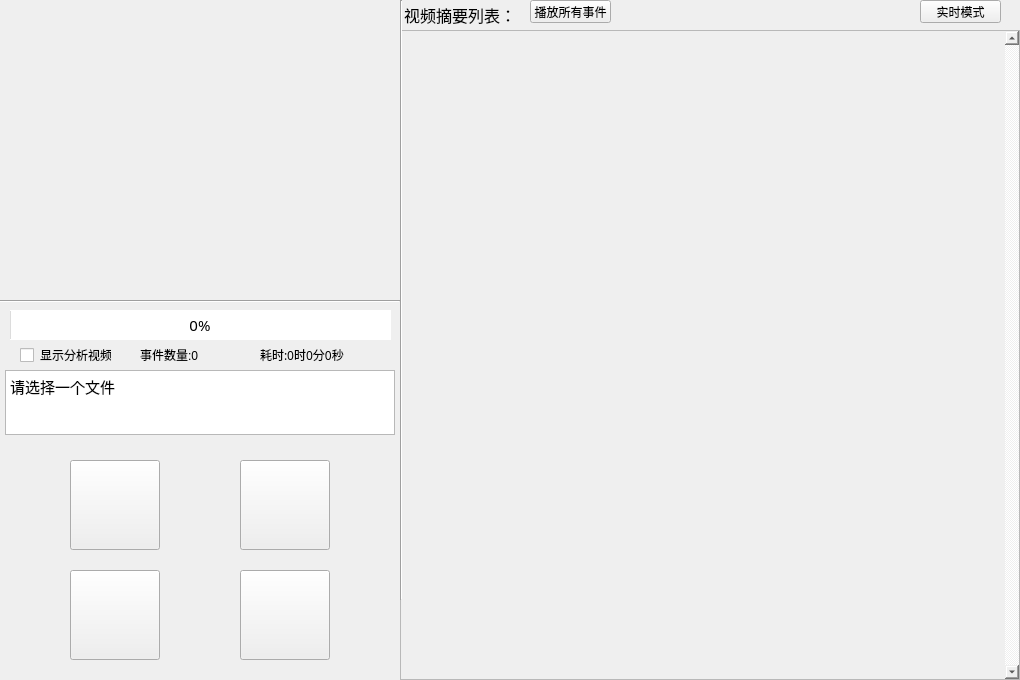
<?xml version="1.0" encoding="UTF-8"?>
<ui version="4.0">
 <class>VideoAbstract_QTverClass</class>
 <widget class="QWidget" name="VideoAbstract_QTverClass">
  <property name="geometry">
   <rect>
    <x>0</x>
    <y>0</y>
    <width>1020</width>
    <height>680</height>
   </rect>
  </property>
  <property name="minimumSize">
   <size>
    <width>900</width>
    <height>600</height>
   </size>
  </property>
  <property name="windowTitle">
   <string>智能视频摘要软件</string>
  </property>
  <property name="windowIcon">
   <iconset resource="mainwindow.qrc">
    <normaloff>:/MainWindow/Resources/windowIcon.png</normaloff>:/MainWindow/Resources/windowIcon.png</iconset>
  </property>
  <property name="styleSheet">
   <string notr="true">border-color: rgb(255, 19, 125);</string>
  </property>
  <widget class="QWidget" name="left_widget_down" native="true">
   <property name="geometry">
    <rect>
     <x>0</x>
     <y>300</y>
     <width>400</width>
     <height>380</height>
    </rect>
   </property>
   <property name="font">
    <font>
     <family>宋体</family>
     <pointsize>11</pointsize>
    </font>
   </property>
   <property name="styleSheet">
    <string notr="true">border-color: rgb(158, 151, 255);</string>
   </property>
   <widget class="QPushButton" name="open_file_button">
    <property name="geometry">
     <rect>
      <x>70</x>
      <y>160</y>
      <width>90</width>
      <height>90</height>
     </rect>
    </property>
    <property name="toolTip">
     <string>打开视频</string>
    </property>
    <property name="text">
     <string/>
    </property>
    <property name="icon">
     <iconset resource="mainwindow.qrc">
      <normaloff>:/MainWindow/Resources/openvideo.png</normaloff>:/MainWindow/Resources/openvideo.png</iconset>
    </property>
    <property name="iconSize">
     <size>
      <width>75</width>
      <height>75</height>
     </size>
    </property>
   </widget>
   <widget class="QPushButton" name="setting_button">
    <property name="geometry">
     <rect>
      <x>240</x>
      <y>270</y>
      <width>90</width>
      <height>90</height>
     </rect>
    </property>
    <property name="toolTip">
     <string>参数设置</string>
    </property>
    <property name="text">
     <string/>
    </property>
    <property name="icon">
     <iconset resource="mainwindow.qrc">
      <normaloff>:/MainWindow/Resources/setting.png</normaloff>:/MainWindow/Resources/setting.png</iconset>
    </property>
    <property name="iconSize">
     <size>
      <width>75</width>
      <height>75</height>
     </size>
    </property>
   </widget>
   <widget class="QPushButton" name="analysis_button">
    <property name="geometry">
     <rect>
      <x>240</x>
      <y>160</y>
      <width>90</width>
      <height>90</height>
     </rect>
    </property>
    <property name="toolTip">
     <string>开始分析</string>
    </property>
    <property name="styleSheet">
     <string notr="true">border-color: rgb(255, 0, 0);</string>
    </property>
    <property name="text">
     <string/>
    </property>
    <property name="icon">
     <iconset resource="mainwindow.qrc">
      <normaloff>:/MainWindow/Resources/startanalyze.png</normaloff>:/MainWindow/Resources/startanalyze.png</iconset>
    </property>
    <property name="iconSize">
     <size>
      <width>75</width>
      <height>75</height>
     </size>
    </property>
   </widget>
   <widget class="QProgressBar" name="progress_bar">
    <property name="geometry">
     <rect>
      <x>10</x>
      <y>10</y>
      <width>381</width>
      <height>30</height>
     </rect>
    </property>
    <property name="font">
     <font>
      <family>Agency FB</family>
      <pointsize>11</pointsize>
     </font>
    </property>
    <property name="value">
     <number>0</number>
    </property>
    <property name="alignment">
     <set>Qt::AlignCenter</set>
    </property>
   </widget>
   <widget class="QLabel" name="progress_label">
    <property name="geometry">
     <rect>
      <x>260</x>
      <y>40</y>
      <width>100</width>
      <height>30</height>
     </rect>
    </property>
    <property name="font">
     <font>
      <family>宋体</family>
      <pointsize>9</pointsize>
     </font>
    </property>
    <property name="text">
     <string>耗时:0时0分0秒</string>
    </property>
    <property name="alignment">
     <set>Qt::AlignJustify|Qt::AlignVCenter</set>
    </property>
   </widget>
   <widget class="QPushButton" name="search_button">
    <property name="geometry">
     <rect>
      <x>70</x>
      <y>270</y>
      <width>90</width>
      <height>90</height>
     </rect>
    </property>
    <property name="toolTip">
     <string>摘要检索</string>
    </property>
    <property name="text">
     <string/>
    </property>
    <property name="icon">
     <iconset resource="mainwindow.qrc">
      <normaloff>:/MainWindow/Resources/search.png</normaloff>:/MainWindow/Resources/search.png</iconset>
    </property>
    <property name="iconSize">
     <size>
      <width>90</width>
      <height>90</height>
     </size>
    </property>
   </widget>
   <widget class="QTextBrowser" name="progress_info">
    <property name="geometry">
     <rect>
      <x>5</x>
      <y>70</y>
      <width>390</width>
      <height>65</height>
     </rect>
    </property>
    <property name="font">
     <font>
      <family>宋体</family>
      <pointsize>11</pointsize>
     </font>
    </property>
    <property name="frameShadow">
     <enum>QFrame::Sunken</enum>
    </property>
    <property name="html">
     <string>&lt;!DOCTYPE HTML PUBLIC &quot;-//W3C//DTD HTML 4.0//EN&quot; &quot;http://www.w3.org/TR/REC-html40/strict.dtd&quot;&gt;
&lt;html&gt;&lt;head&gt;&lt;meta name=&quot;qrichtext&quot; content=&quot;1&quot; /&gt;&lt;style type=&quot;text/css&quot;&gt;
p, li { white-space: pre-wrap; }
&lt;/style&gt;&lt;/head&gt;&lt;body style=&quot; font-family:'宋体'; font-size:11pt; font-weight:400; font-style:normal;&quot;&gt;
&lt;p style=&quot; margin-top:0px; margin-bottom:0px; margin-left:0px; margin-right:0px; -qt-block-indent:0; text-indent:0px;&quot;&gt;请选择一个文件&lt;/p&gt;&lt;/body&gt;&lt;/html&gt;</string>
    </property>
   </widget>
   <widget class="QCheckBox" name="show_video_check_box">
    <property name="geometry">
     <rect>
      <x>20</x>
      <y>40</y>
      <width>91</width>
      <height>30</height>
     </rect>
    </property>
    <property name="text">
     <string>显示分析视频</string>
    </property>
   </widget>
   <widget class="QLabel" name="event_count_label">
    <property name="geometry">
     <rect>
      <x>140</x>
      <y>40</y>
      <width>91</width>
      <height>30</height>
     </rect>
    </property>
    <property name="text">
     <string>事件数量:0</string>
    </property>
   </widget>
  </widget>
  <widget class="QWidget" name="left_widget_up" native="true">
   <property name="geometry">
    <rect>
     <x>0</x>
     <y>0</y>
     <width>400</width>
     <height>300</height>
    </rect>
   </property>
   <widget class="QLabel" name="video_label">
    <property name="geometry">
     <rect>
      <x>0</x>
      <y>0</y>
      <width>400</width>
      <height>300</height>
     </rect>
    </property>
    <property name="text">
     <string/>
    </property>
    <property name="pixmap">
     <pixmap resource="mainwindow.qrc">:/MainWindow/Resources/nocapture.png</pixmap>
    </property>
   </widget>
  </widget>
  <widget class="QWidget" name="right_widget" native="true">
   <property name="geometry">
    <rect>
     <x>400</x>
     <y>0</y>
     <width>620</width>
     <height>680</height>
    </rect>
   </property>
   <property name="sizePolicy">
    <sizepolicy hsizetype="Preferred" vsizetype="Preferred">
     <horstretch>0</horstretch>
     <verstretch>0</verstretch>
    </sizepolicy>
   </property>
   <widget class="QScrollArea" name="scrollArea">
    <property name="geometry">
     <rect>
      <x>0</x>
      <y>30</y>
      <width>620</width>
      <height>650</height>
     </rect>
    </property>
    <property name="sizePolicy">
     <sizepolicy hsizetype="Expanding" vsizetype="Expanding">
      <horstretch>0</horstretch>
      <verstretch>0</verstretch>
     </sizepolicy>
    </property>
    <property name="verticalScrollBarPolicy">
     <enum>Qt::ScrollBarAlwaysOn</enum>
    </property>
    <property name="widgetResizable">
     <bool>true</bool>
    </property>
    <widget class="QWidget" name="scrollAreaWidgetContents">
     <property name="geometry">
      <rect>
       <x>0</x>
       <y>0</y>
       <width>601</width>
       <height>648</height>
      </rect>
     </property>
    </widget>
   </widget>
   <widget class="QLabel" name="label_2">
    <property name="geometry">
     <rect>
      <x>0</x>
      <y>0</y>
      <width>111</width>
      <height>30</height>
     </rect>
    </property>
    <property name="font">
     <font>
      <family>宋体</family>
      <pointsize>12</pointsize>
     </font>
    </property>
    <property name="text">
     <string> 视频摘要列表：</string>
    </property>
   </widget>
   <widget class="QPushButton" name="pushButton_switch">
    <property name="geometry">
     <rect>
      <x>520</x>
      <y>0</y>
      <width>81</width>
      <height>23</height>
     </rect>
    </property>
    <property name="toolTip">
     <string>切换到实时模式</string>
    </property>
    <property name="text">
     <string>实时模式</string>
    </property>
    <property name="icon">
     <iconset resource="mainwindow.qrc">
      <normaloff>:/MainWindow/Resources/switch.png</normaloff>:/MainWindow/Resources/switch.png</iconset>
    </property>
   </widget>
   <widget class="QPushButton" name="pushButton_playAll">
    <property name="geometry">
     <rect>
      <x>130</x>
      <y>0</y>
      <width>81</width>
      <height>23</height>
     </rect>
    </property>
    <property name="text">
     <string>播放所有事件</string>
    </property>
   </widget>
  </widget>
  <widget class="Line" name="line_h">
   <property name="geometry">
    <rect>
     <x>0</x>
     <y>300</y>
     <width>400</width>
     <height>3</height>
    </rect>
   </property>
   <property name="orientation">
    <enum>Qt::Horizontal</enum>
   </property>
  </widget>
  <widget class="Line" name="line_v">
   <property name="geometry">
    <rect>
     <x>400</x>
     <y>0</y>
     <width>3</width>
     <height>600</height>
    </rect>
   </property>
   <property name="orientation">
    <enum>Qt::Vertical</enum>
   </property>
  </widget>
 </widget>
 <layoutdefault spacing="6" margin="11"/>
 <resources>
  <include location="mainwindow.qrc"/>
 </resources>
 <connections/>
</ui>
